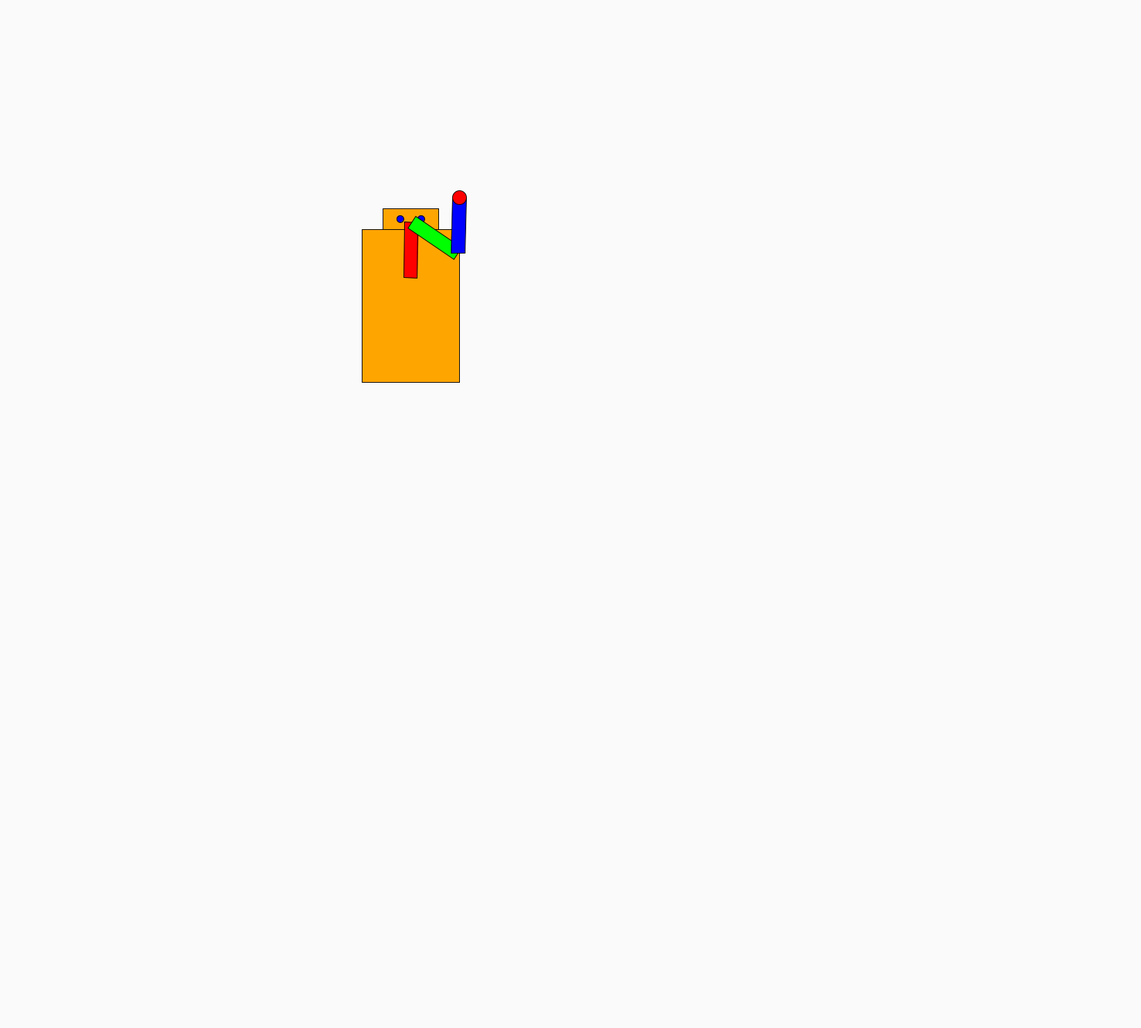
Frame 1 (no input)
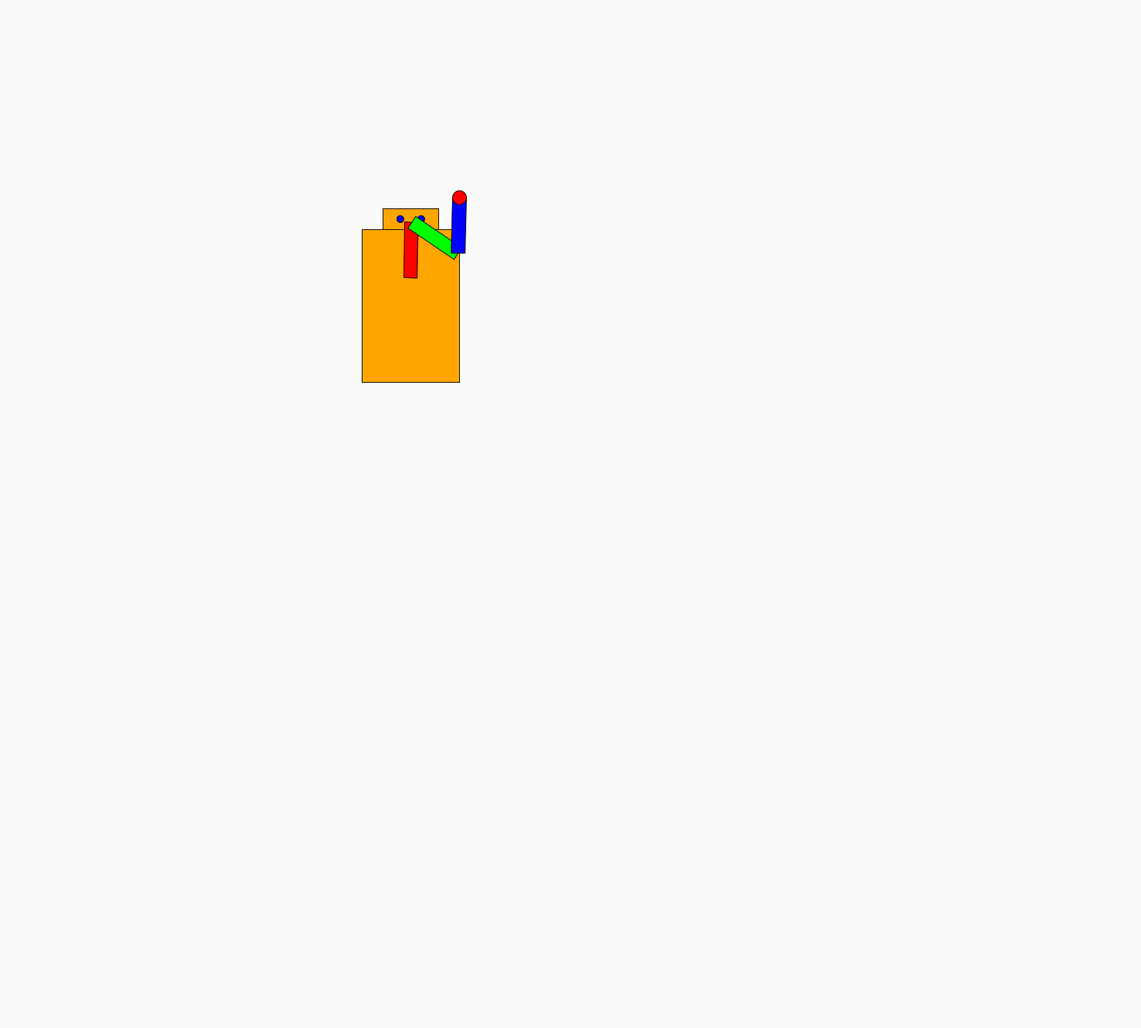
Frame 60 (the mouse pressed at the canvas centre just before this capture)
Frame 120 (the mouse held since frame 60 and released just before this capture): identical to frame 60, image omitted

The Processing sketch that drew these frames (run headless with seeded random() and noise(); from frame 60 on, the mouse is pressed at the canvas centre):

// Processing sketch: Alternative_IK
// ── Alternative_IK.pde
float arml = 80;

Vec2 root = new Vec2(590,400);
Vec2 point1 = new Vec2(670, 400);
Vec2 point2 = new Vec2(750, 400);

Vec2 goal;

float angle1, angle2, angle3;
float x1, y1, x2, y2, x3, y3;

void setup(){
  size(1640,1480);
  surface.setTitle("Inverse Kinematics [CSCI 5611 Example]");

  goal = new Vec2(random(root.x-3*80, root.x+3*80), random(root.y-3*80, root.y+3*80));
}

void update() {
  Vec2 startGoal, normaStartGoal;

  for(int i = 0; i < 5; i++) {
    //goal accurate
    startGoal = point2.minus(goal);
    normaStartGoal = startGoal.normalized();
    point2 = goal.plus(normaStartGoal.times(arml));

    startGoal = point1.minus(point2);
    normaStartGoal = startGoal.normalized();
    point1 = goal.plus(normaStartGoal.times(arml));

    //root accurate
    startGoal = point1.minus(root);
    normaStartGoal = startGoal.normalized();
    point1 = root.plus(normaStartGoal.times(arml));

    startGoal = point2.minus(point1);
    normaStartGoal = startGoal.normalized();
    point2 = point1.plus(normaStartGoal.times(arml));
  }

  x1 = point1.x-root.x;
  y1 = point1.y-root.y;
  if((x1>=0 && y1>=0) || (x1>=0 && y1<0)) {
    angle1 = atan(y1/x1);
  }
  else  {
    angle1 = PI + atan(y1/x1);
  }

  x2 = point2.x-point1.x;
  y2 = point2.y-point1.y;
  angle2 = atan(y2/x2);
  if((x2>=0 && y2>=0) || (x2>=0 && y2<0)) {
    angle2 = atan(y2/x2);
  }
  else {
    angle2 = PI + atan(y2/x2);
  }

  x3 = goal.x-point2.x;
  y3 = goal.y-point2.y;
  angle3 = atan(y3/x3);
  if((x3>=0 && y3>=0) || (x3>=0 && y3<0)) {
    angle3 = atan(y3/x3);
  }
  else {
    angle3 = PI + atan(y3/x3);
  }

  //println("point1: ", root.x, " ", root.y, "point2: ", point1.x, " ",  point1.y, "point3: ", point2.x, " ",  point2.y);
  println("angle1: ", angle1, "angle2: ", angle2, "angle3: ", angle3);
}

Vec2 robotHead = new Vec2(550, 300);
Vec2 robotBody = new Vec2(520, 330);
Vec2 robotEyeLeft = new Vec2(575, 315);
Vec2 robotEyeRight = new Vec2(605, 315);
float armW = 20;

void draw() {
  background(250,250,250);
  update();

  //draw body
  fill(255, 165, 0);
  pushMatrix();
  translate(robotHead.x,robotHead.y);
  rect(0, 0, 80, 30);
  popMatrix();

  pushMatrix();
  translate(robotBody.x,robotBody.y);
  rect(0, 0, 140, 220);
  popMatrix();

  fill(0,0,255);
  pushMatrix();
  translate(robotEyeLeft.x,robotEyeLeft.y);
  circle(0,0,10);
  popMatrix();

  pushMatrix();
  translate(robotEyeRight.x,robotEyeRight.y);
  circle(0,0,10);
  popMatrix();

  //draw arm
  fill(255,0,0);
  pushMatrix();
  translate(root.x,root.y);
  rotate(angle1);
  rect(0, -armW/2, arml, armW);
  popMatrix();

  fill(0,255,0);
  pushMatrix();
  translate(point1.x,point1.y);
  rotate(angle2);
  rect(0, -armW/2, arml, armW);
  popMatrix();

  fill(0,0,255);
  pushMatrix();
  translate(point2.x,point2.y);
  rotate(angle3);
  rect(0, -armW/2, arml, armW);
  popMatrix();

  fill(255, 0, 0);
  pushMatrix();
  translate(goal.x,goal.y);
  circle(0, 0, 20);
  popMatrix();
}

void keyPressed() {
  if(key == 'r') {
    goal = new Vec2(random(590-4*80, 590+4*80), random(300-4*80, 300+4*80)); 
  }
}

public class Vec2 {
  public float x, y;
  
  public Vec2(float x, float y){
    this.x = x;
    this.y = y;
  }
  
  public String toString(){
    return "(" + x+ "," + y +")";
  }
  
  public float length(){
    return sqrt(x*x+y*y);
  }
  
  public Vec2 plus(Vec2 rhs){
    return new Vec2(x+rhs.x, y+rhs.y);
  }
  
  public void add(Vec2 rhs){
    x += rhs.x;
    y += rhs.y;
  }
  
  public Vec2 minus(Vec2 rhs){
    return new Vec2(x-rhs.x, y-rhs.y);
  }
  
  public void subtract(Vec2 rhs){
    x -= rhs.x;
    y -= rhs.y;
  }
  
  public Vec2 times(float rhs){
    return new Vec2(x*rhs, y*rhs);
  }
  
  public void mul(float rhs){
    x *= rhs;
    y *= rhs;
  }
  
  public void clampToLength(float maxL){
    float magnitude = sqrt(x*x + y*y);
    if (magnitude > maxL){
      x *= maxL/magnitude;
      y *= maxL/magnitude;
    }
  }
  
  public void setToLength(float newL){
    float magnitude = sqrt(x*x + y*y);
    x *= newL/magnitude;
    y *= newL/magnitude;
  }
  
  public void normalize(){
    float magnitude = sqrt(x*x + y*y);
    x /= magnitude;
    y /= magnitude;
  }
  
  public Vec2 normalized(){
    float magnitude = sqrt(x*x + y*y);
    return new Vec2(x/magnitude, y/magnitude);
  }
  
  public float distanceTo(Vec2 rhs){
    float dx = rhs.x - x;
    float dy = rhs.y - y;
    return sqrt(dx*dx + dy*dy);
  }
}

Vec2 interpolate(Vec2 a, Vec2 b, float t){
  return a.plus((b.minus(a)).times(t));
}

float interpolate(float a, float b, float t){
  return a + ((b-a)*t);
}

float dot(Vec2 a, Vec2 b){
  return a.x*b.x + a.y*b.y;
}

float cross(Vec2 a, Vec2 b){
  return a.x*b.y - a.y*b.x;
}


Vec2 projAB(Vec2 a, Vec2 b){
  return b.times(a.x*b.x + a.y*b.y);
}

float clamp(float f, float min, float max){
  if (f < min) return min;
  if (f > max) return max;
  return f;
}
